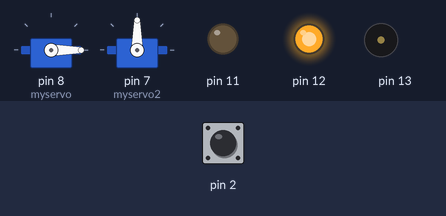
Bench run of a sketch on a simulated Arduino Uno, built with avr-gcc and run on an emulated ATmega328P. Shown: 2 × servo, output pins drawn as LEDs (lit = HIGH), buzzer (waves = sounding). The test bench sets the inputs (shaded band); at power-on: pin 2 HIGH.

Above: at 1.2 s.
1.3 s: pin 2 pulled LOW for 0.25 s
At 1.45 s:
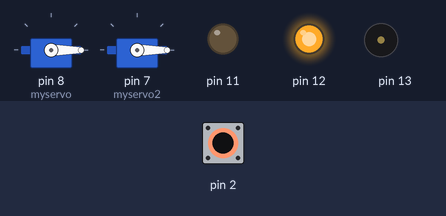
3.3 s: pin 2 pulled LOW for 1 s
At 4.2 s:
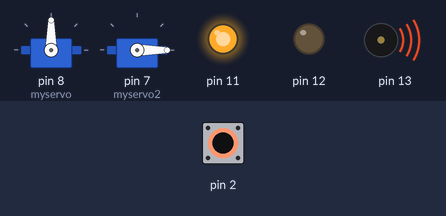
6.3 s: pin 2 pulled LOW for 3.2 s
At 6.55 s:
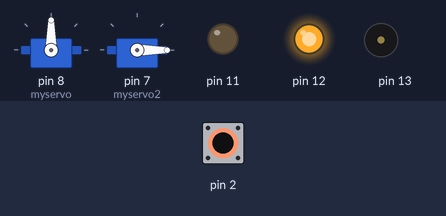
Timing chart, 0 to 11.3 s (numbered marks = the images above; inputs shaded):
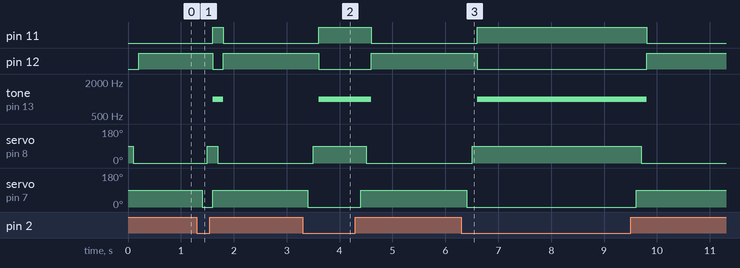

Measured:
- after the input at 1.3 s, pin 11: LOW → HIGH after 0.30 s, → LOW 0.20 s later; pin 12: HIGH → LOW after 0.30 s, → HIGH 0.20 s later; tone on pin 13: silent → 1000 Hz after 0.30 s, → silent 0.20 s later; servo on pin 8 (myservo): 0° → 90° after 0.20 s, → 0° 0.20 s later; servo on pin 7 (myservo2): 90° → 0° after 0.10 s, → 90° 0.20 s later
- after the input at 3.3 s, pin 11: LOW → HIGH after 0.30 s, → LOW 1.0 s later; pin 12: HIGH → LOW after 0.30 s, → HIGH 1.0 s later; tone on pin 13: silent → 1000 Hz after 0.30 s, → silent 1.0 s later; servo on pin 8 (myservo): 0° → 90° after 0.20 s, → 0° 1.0 s later; servo on pin 7 (myservo2): 90° → 0° after 0.10 s, → 90° 1.0 s later
- after the input at 6.3 s, pin 11: LOW → HIGH after 0.30 s, → LOW 3.2 s later; pin 12: HIGH → LOW after 0.30 s, → HIGH 3.2 s later; tone on pin 13: silent → 1000 Hz after 0.30 s, → silent 3.2 s later; servo on pin 8 (myservo): 0° → 90° after 0.20 s, → 0° 3.2 s later; servo on pin 7 (myservo2): 90° → 0° after 0.10 s, → 90° 3.2 s later

The sketch:

Dustbin_opening_Controller.ino
```cpp
#include <CapacitiveSensor.h>
#include<Servo.h>
#include<stdio.h>

Servo myservo;
Servo myservo2;
int sensorVal;
int pos = 0;
int pos2=0;

void setup(){
  //configure pin2 as an input and enable the internal pull-up resistor
  pinMode(2, INPUT_PULLUP);
  myservo.attach(8);
  myservo2.attach(7);
  pinMode(11, OUTPUT);
  pinMode(12, OUTPUT);
  pinMode(13, OUTPUT);
}

void loop(){

  sensorVal = digitalRead(2);
  // The Logic is inverted a low on pin 2 means a sinking switch is activated
  // and a high on pin 2 means the switch is unactivated and pulled up by the internal resistor
  // this is not a problem since the controller can interpret the data any way we tell it to

  if (sensorVal == HIGH) {

  // attaches the servo on pin 9 to the servo object
      myservo2.write(90); // move the servo to 180 degrees.
      delay(100);         // tell servo to go to position in variable 'pos'
                               // waits 15ms for the servo to reach the position

      myservo.write(0); // move the servo to 180 degrees.
      delay(100);

    //for (pos2 = 90; pos2 >= 0; pos2 -= 1) { // goes from 180 degrees to 0 degrees
   // myservo2.write(pos2);

   // delay(20);// tell servo to go to position in variable 'pos'
   // }

    digitalWrite(11, LOW);
    digitalWrite(12, HIGH);
    noTone(13);


  }

  else { //sensorVal = LOW

      myservo2.write(0); // move the servo to 180 degrees.
      delay(100);         // tell servo to go to position in variable 'pos'

      myservo.write(90); // move the servo to 180 degrees.
      delay(100);


    digitalWrite(11, HIGH);
    digitalWrite(12, LOW);
    tone(13,1000);

  }
}
```
